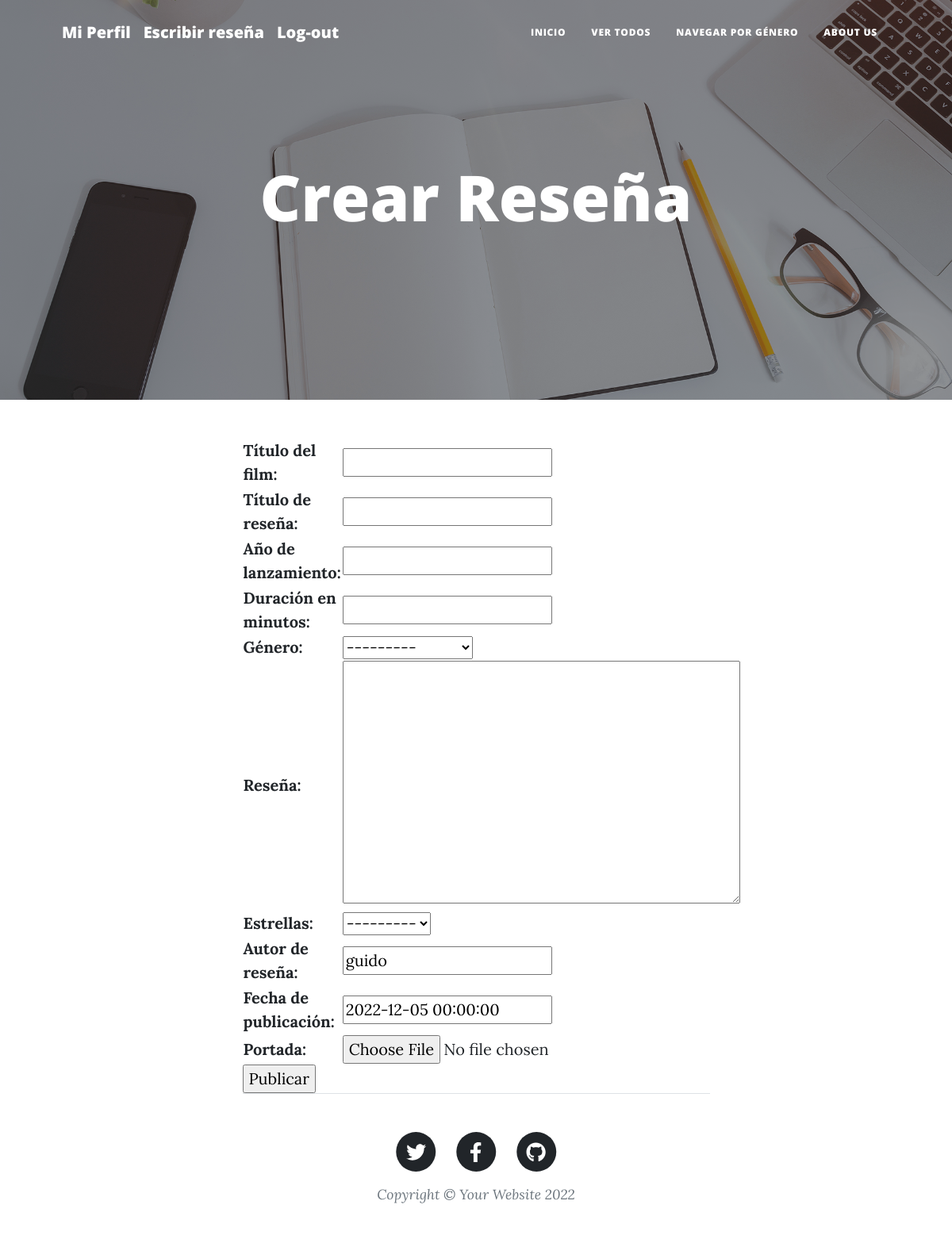
Page /blog/editar_blog/20/ (signed in) on the committed database.
### AppBlog/models.py (models this page shows, shortened)
class Blog(models.Model):
    ESTRELLAS  = (
        ('1', '1'),
        ('2', '2'),
        ('3', '3'),
        ('4', '4'),
        ('5', '5'),
    )
    GENEROS = (
        ('Acción', 'Acción'),
        ('Drama', 'Drama'),
        ('Terror', 'Terror'),
        ('Ciencia-ficción', 'Ciencia-ficción'),
        ('Comedia', 'Comedia'),
        ('Fantasia', 'Fantasia'),
    )
    titulo = models.CharField(max_length=50)
    subtitulo = models.CharField(max_length=50)
    anio = models.DateField()
    duracion = models.IntegerField()
    genero = models.CharField(max_length=30, choices=GENEROS)
    resenia = models.CharField(max_length=500)
    estrellas = models.CharField(max_length=2, choices=ESTRELLAS)
    autor = models.CharField(max_length=50)
    fecha = models.DateTimeField()
    imagen = models.ImageField(upload_to='imagenes/', null=True, blank=True)

### AppBlog/views.py (the view)
# urls.py: path("editar_blog/<blog_id>/", views.editar_blog, name="editar_blog"),
@login_required
def editar_blog(request, blog_id):
    blog = Blog.objects.get(id=blog_id)
    if request.method == 'POST':
        formulario = BlogForm(request.POST)
        if formulario.is_valid():
            info = formulario.cleaned_data
            blog.titulo = info['titulo']
            blog.subtitulo = info['subtitulo']
            blog.anio = info['anio']
            blog.duracion = info['duracion']
            blog.genero = info['genero']
            blog.resenia = info['resenia']
            blog.estrellas = info['estrellas']
            blog.autor = info['autor']
            blog.fecha = info['fecha']
            blog.imagen = info['imagen']
            blog.save()
            blogs=Blog.objects.all()
            return render(request, 'mostrar_blogs.html', {'blogs':blogs})
    else:
        usuario=blog.autor
        fecha=blog.fecha
        initial_data={
            'autor':usuario,
            'fecha':fecha,
        }
        formulario = BlogForm(initial=initial_data)
    return render(request, 'editar_blog.html', {'formulario':formulario})

### AppBlog/forms.py
class BlogForm(ModelForm):
    class Meta:
        model=Blog
        fields='__all__'
        labels={
            'titulo':"Título del film",
            'anio':"Año de lanzamiento",
            'duracion':"Duración en minutos",
            'genero':"Género",
            'imagen':"Portada",
            'subtitulo':"Título de reseña",
            'resenia':"Reseña",
            'estrellas':"Estrellas",
            'autor':"Autor de reseña",
            'fecha':"Fecha de publicación",
        }
        widgets={
            'resenia':forms.Textarea(),
            'autor':forms.TextInput(attrs={'readonly':'readonly'}),
            'fecha':forms.TextInput(attrs={'readonly':'readonly'}),
        }

### AppBlog/templates/editar_blog.html (shortened to what this page needs)
{% extends "base.html" %}
{% load static %}
    <body>
        <header class="masthead" style="background-image: url('assets/img/home-bg.jpg')">
            <div class="container position-relative px-4 px-lg-5">
                <div class="row gx-4 gx-lg-5 justify-content-center">
                    <div class="col-md-10 col-lg-8 col-xl-7">
                        <div class="site-heading">
                            <h1>Crear Reseña</h1>
                        </div>
                    </div>
                </div>
            </div>
        </header>
        <div class="container px-4 px-lg-5">
            <div class="row gx-4 gx-lg-5 justify-content-center">
                <div class="col-md-10 col-lg-8 col-xl-7">
                    <form action=" " method="POST">{% csrf_token %}
                        <table>
                            {{ formulario.as_table }}
                        </table>
                        <input type="submit", value="Publicar", href="{% url 'mostrar_blogs'}">
                    </form>

### rows in the picture
Blog: genero "---------", estrellas "---------", autor "guido", fecha "2022-12-05 00:00:00"
